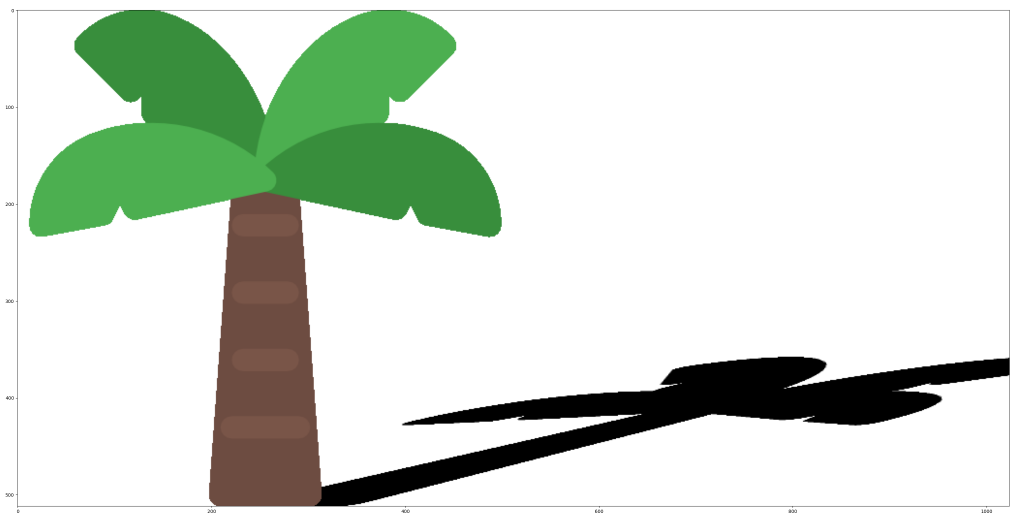
#> input picture hw4/task_2/palm_result.png, 3056 x 1558 px (shown at 1/3 size)
$ jupyter execute hw4task2.ipynb
#> lines starting #> are read from the running program, lines starting #| are printed output that depends on the picture; after the words box and inside, x2 and y2 are one past the last pixel; in counts of white or black regions, pixels touching at a corner belong together
[cell 1]
import numpy as np
import cv2 as cv
import matplotlib.pyplot as plt

[cell 2]
resimg = cv.imread("palm_result.png")
#> resimg is the input picture: shape (1558, 3056, 3); mean B, G, R 207.3, 219.3, 209.3
plt.imshow(resimg)

[cell 3]
img = cv.imread("palm.png")
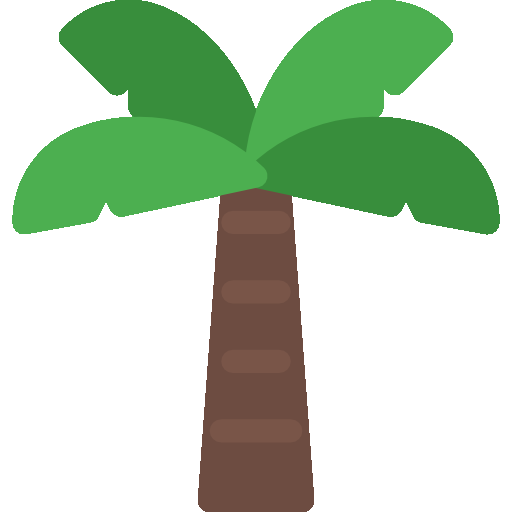
#> input picture hw4/task_2/palm.png, 512 x 512 px
#> img is the input picture: shape (512, 512, 3); mean B, G, R 182.2, 207.9, 186.3
plt.imshow(img)

[cell 4]
height, width = img.shape[:2]
#> height = 512; width = 512
width2 = width * 2
#> width2 = 1024
pts1 = [
    [0, 0],
    [width, 0],
    [0, height],
    [width, height],
]
#> pts1 = [[0, 0], [512, 0], [0, 512], [512, 512]]
pts2 = [
    [600, 350],
    [1200, 350],
    [100, height],
    [500, height],
]

img2 = img.copy()
img2 = np.zeros((height, width2, 3), np.uint8)
img2.fill(255)
#> img2: shape (512, 1024, 3); every value is 255
img2[0:512, 0:512, :] = img
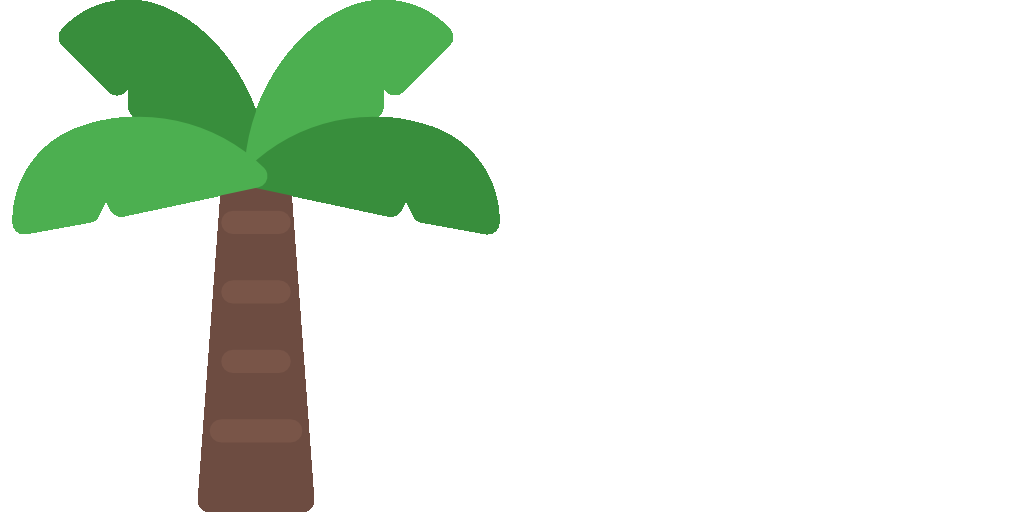
#> img2: shape (512, 1024, 3); mean B, G, R 218.6, 231.5, 220.6
for p1, p2 in zip(pts1, pts2):
    cv.circle(img2, center=p1, radius=20, color=(0, 0, 0), thickness=-1)
    cv.circle(img2, center=p2, radius=20, color=(0, 0, 0), thickness=-1)
    cv.arrowedLine(img2, p1, p2, color=(0, 0, 0), thickness=10)
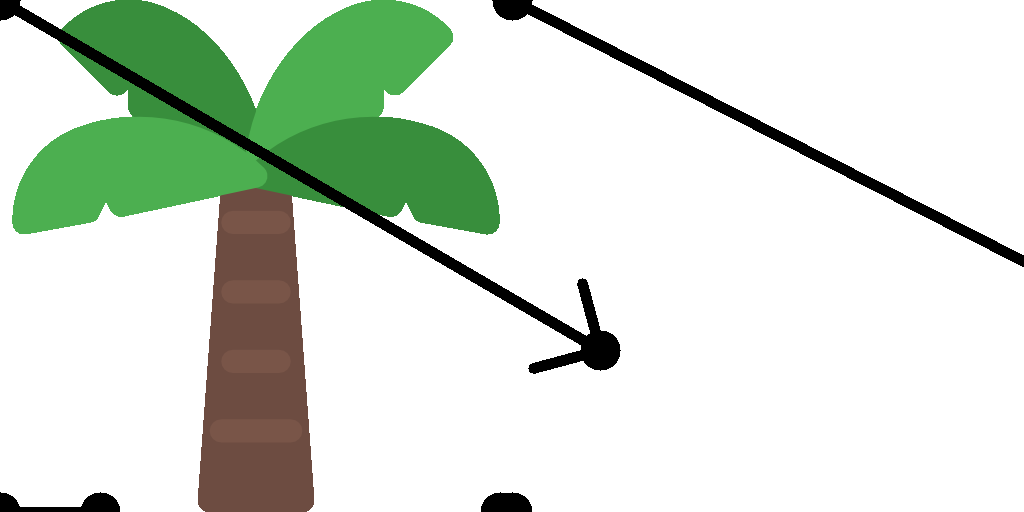
#> img2: shape (512, 1024, 3); 3.55% of pixels changed, all inside (x1, y1, x2, y2) = (0, 0, 1024, 512)

plt.imshow(img2)

[cell 5]
M = cv.getPerspectiveTransform(np.float32(pts1), np.float32(pts2))
#> M = [[1.17, -0.879, 600], [0, 0.816, 350], [0, 0.000977, 1]]
img3 = cv.warpPerspective(img, M, (width2, height))
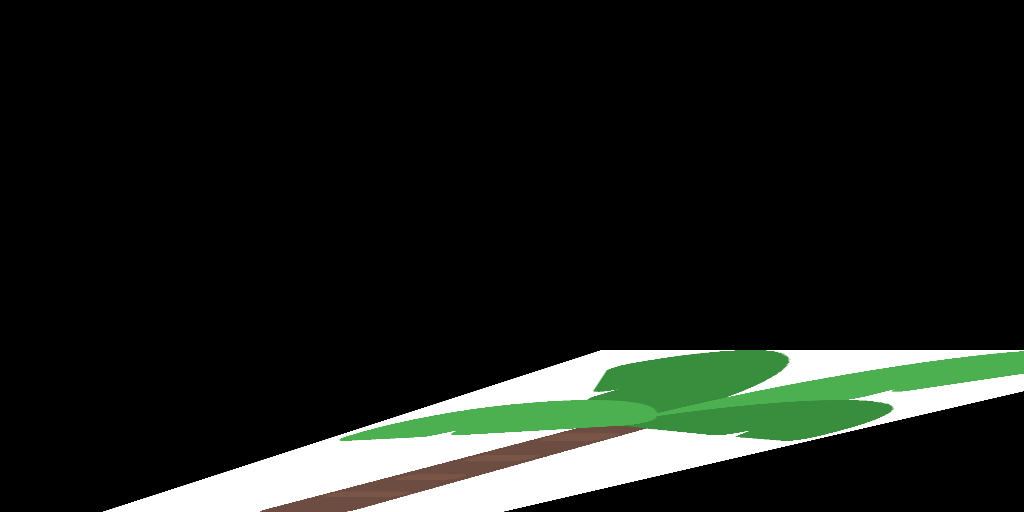
#> img3: shape (512, 1024, 3); mean B, G, R 25.2, 30.1, 25.6
img3[img3 == 0] = 255
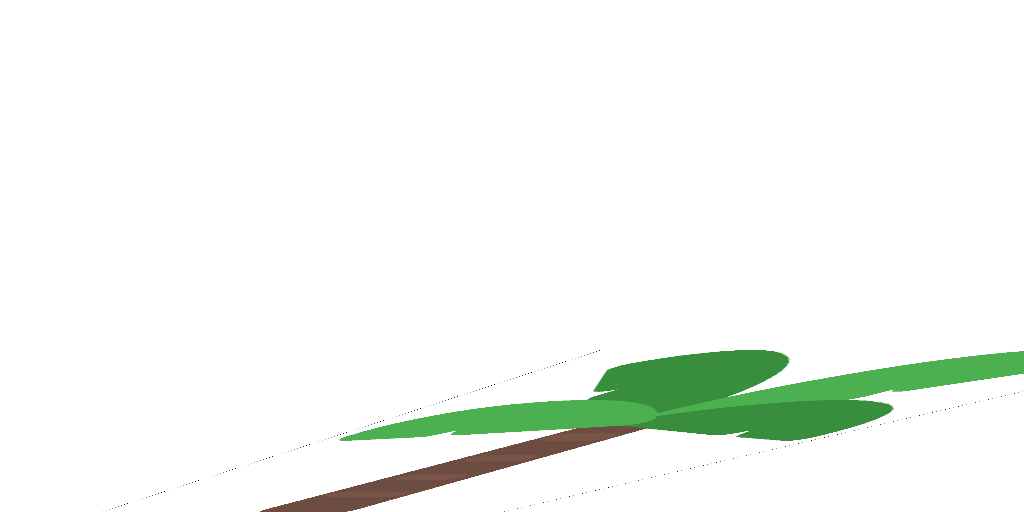
#> img3: shape (512, 1024, 3); mean B, G, R 242.5, 247.4, 242.9
img3[img3 != 255] = 0
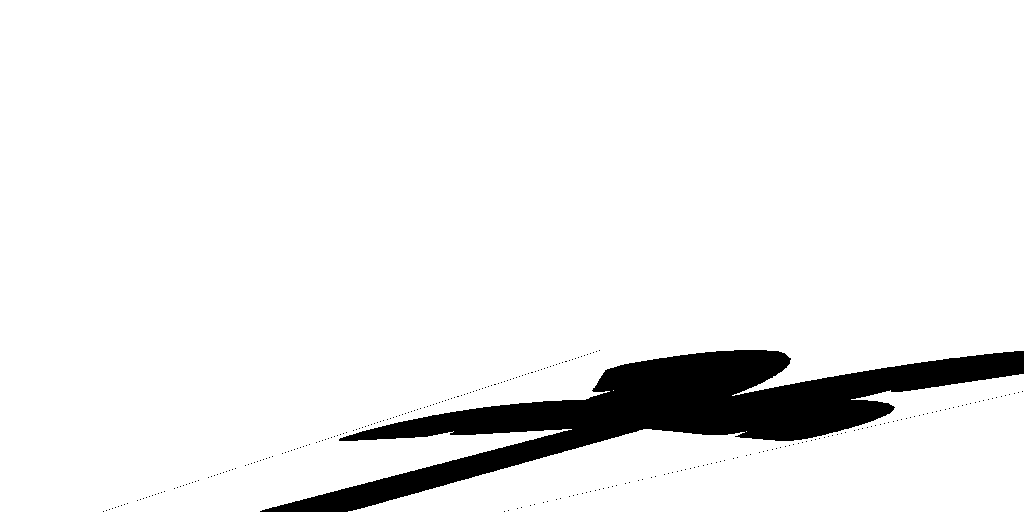
#> img3: shape (512, 1024, 3); 93.2% white; 259 black regions (258 under 20 px), largest, box (x1, y1, x2, y2) and area: (260, 350, 1024, 512) 35534
plt.imshow(img3)

[cell 6]
rimg = img3.copy()
for x in range(img.shape[0]):
    for y in range(img.shape[1]):
        if (img[x,y] != 255).all():
            rimg[x,y] = img[x,y]
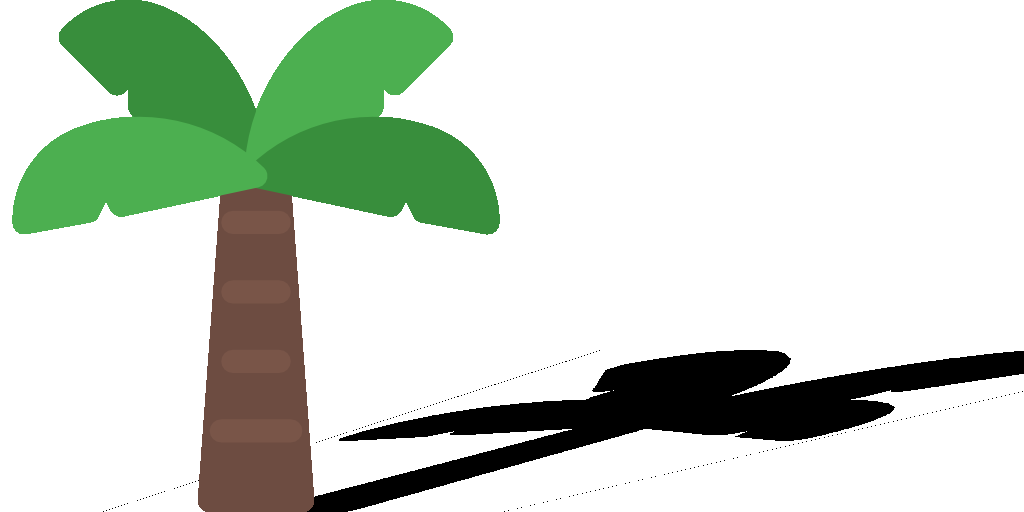
#> rimg: shape (512, 1024, 3); 19.58% of pixels changed, all inside (x1, y1, x2, y2) = (12, 0, 500, 512)

plt.imshow(rimg)
